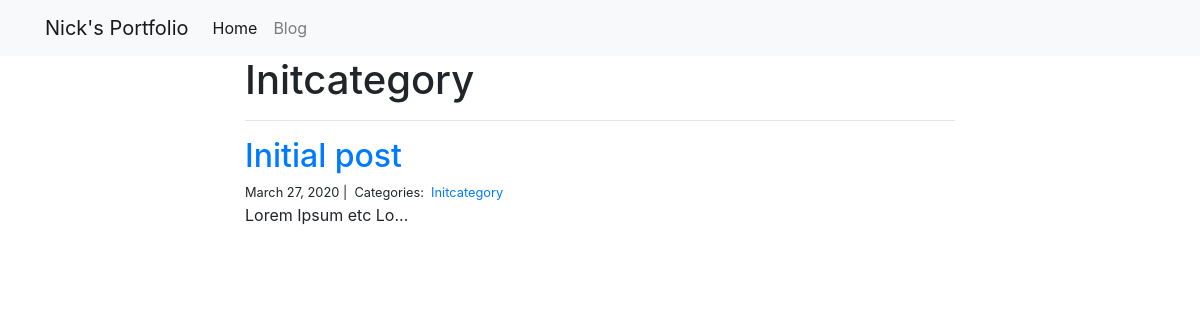
Before: /blog/Initcategory/ with the older database file.
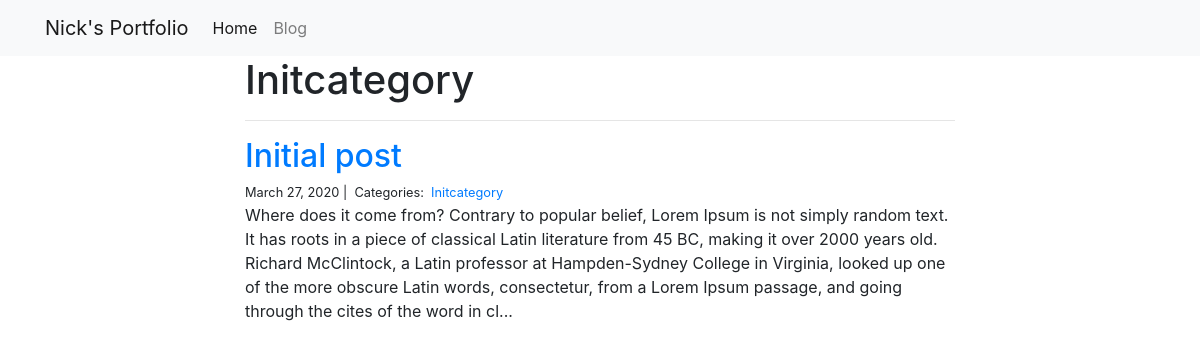
After: the same page with the newer database file.
### blog/models.py (models this page shows)
class Post(models.Model):
    title = models.CharField(max_length=100)
    body = models.TextField()
    html_body = models.TextField()
    created_on = models.DateTimeField(auto_now_add=True)
    last_modified = models.DateTimeField(auto_now=True)
    categories = models.ManyToManyField('Category', related_name='posts')

### blog/views.py (the view)
# urls.py: path("<category>/", views.blog_category, name="blog_category"),
def blog_category(request, category):
    posts = Post.objects.filter(categories__name__contains=category).order_by('-created_on')
    context = {
        "category": category,
        "posts": posts,
    }
    return render(request, "blog_category.html", context)

### blog/templates/blog_category.html
{% extends "base.html" %}
{% block page_content %}
<div class="col-md-8 offset-md-2">
    <h1>{{ category | title }}</h1>
    <hr>
    {% for post in posts %}
        <h2><a href="{% url 'blog_detail' post.pk%}">{{ post.title }}</a></h2>
        <small>
            {{ post.created_on.date }} |&nbsp;
            Categories:&nbsp;
            {% for category in post.categories.all %}
            <a href="{% url 'blog_category' category.name %}">
                {{ category.name }}
            </a>&nbsp;
            {% endfor %}
        </small>
        <p>{{ post.body | slice:":400" }}...</p>
    {% endfor %}
</div>
{% endblock %}

Changed rows visible on the page:
changed Post "Initial post": body "Lorem Ipsum etc Lo" → "Where does it come from? Contrary to popular belief, Lorem Ipsum is not simply random text. It has roots in a piece of classical Latin literature from 45 BC, making it over 2000 years old. Richard McClintock, a Latin professor at Hampden-Sydney College in Virginia, looked up one of the more obscure Latin words, consectetur, from a Lorem Ipsum passage, and going through the cites of the word in cl"
